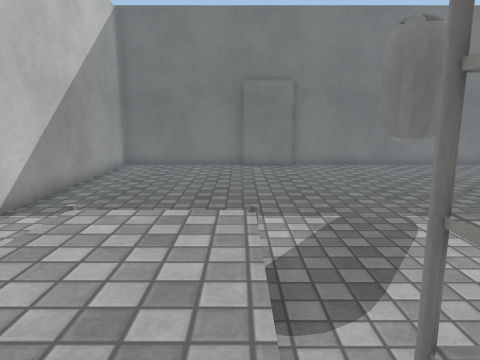
view 1 (above)

13 first-person views from a walk through a 3-D level made in the Unity game engine. The camera is 1.3 m above the floor, tilts 10° down and sees 70° across. The floor is counted in squares, 0.5 m on a side. Each view is taken from the middle of a square. On the plan, view 1 faces up. The plan holds only what a view shows up to about 20 squares ahead; the rest is blank. The place goes on beyond the plan. Door leaves are left out, so doorways stand open. Surface patterns are stand-ins for the level's own textures.

view 2
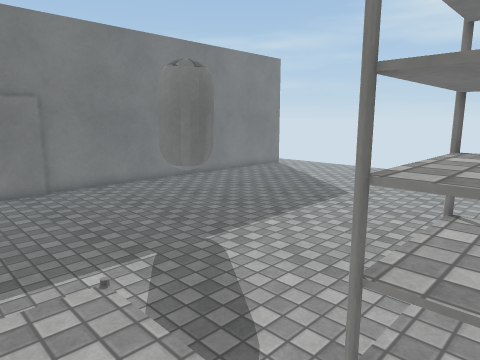

view 3
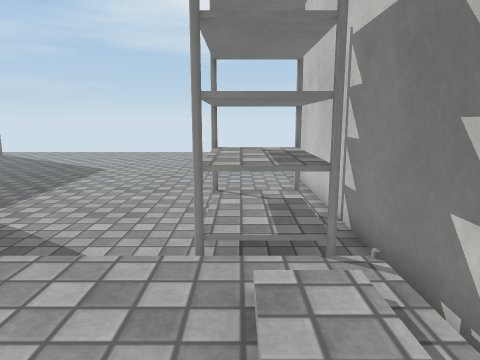

view 4
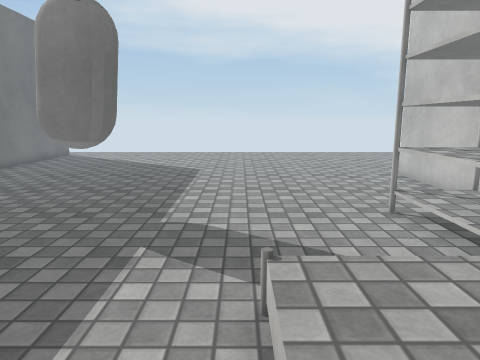

view 5
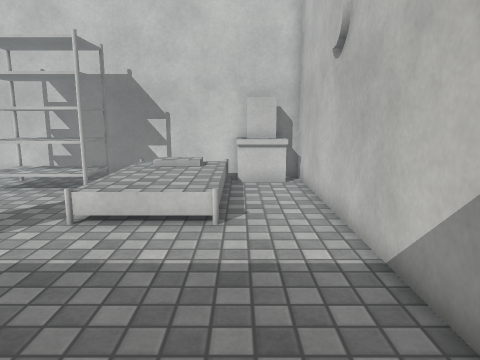

view 6
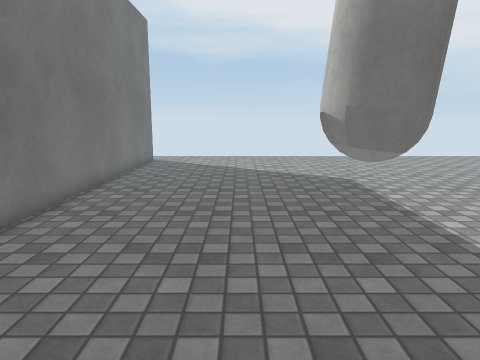

view 7
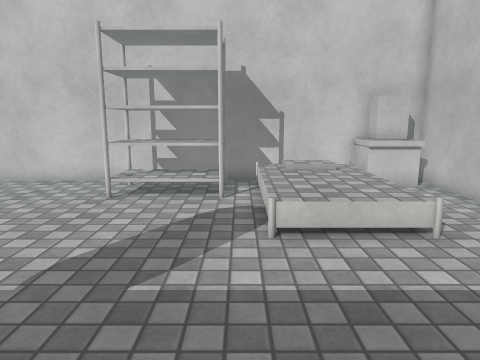

view 8
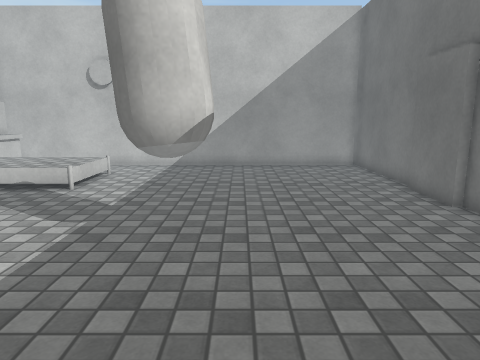

view 9
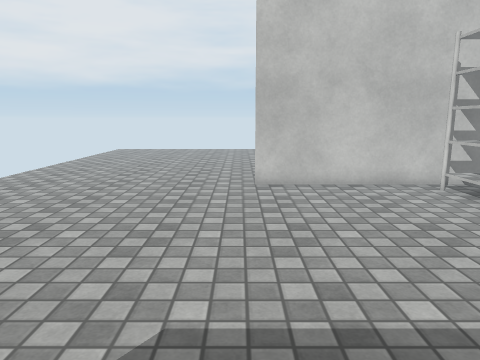

view 10
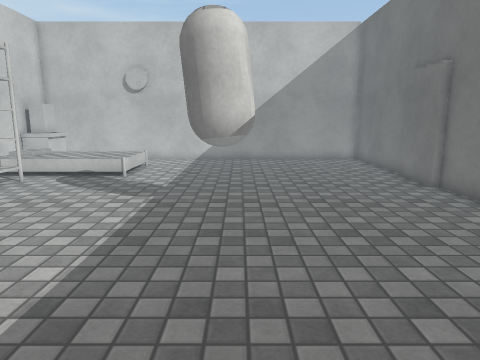

view 11
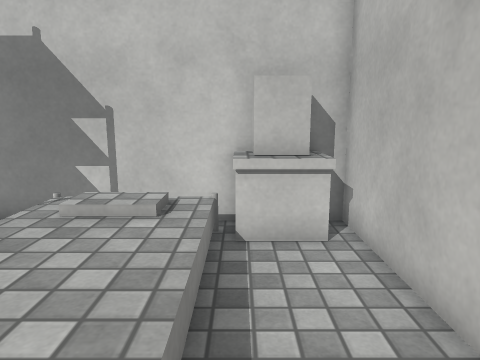

view 12
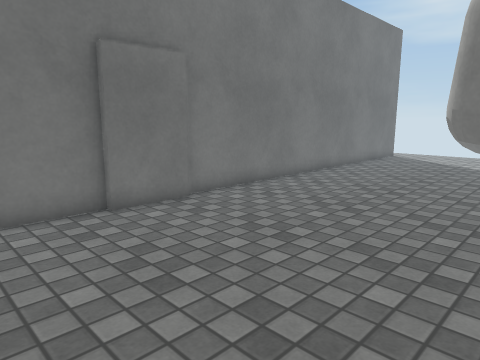

view 13
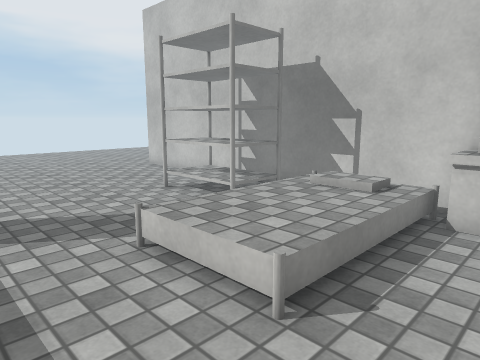

### Floor plan
Key: @ floor where view 1 was taken; # wall or solid block; . main floor; : floor 0.5 m higher than the main floor; / step, stairs or slope; C capsule; S shelf; O other object.
Columns run from 7 left of view 1 to 16 right of it. Each row starts with its distance up from view 1.
 20 ########################
 19 #.......###.............
 18 #.......................
 17 #.......................
 16 #.......................
 15 #.......................
 14 #.......................
 13 #.......................
 12 #...........CCC.........
 11 #...........CCC.........
 10 #............C..........
  9 #.......................
  8 #.......................
  7 #.......................
  6 #...::::................
  5 #...: ::................
  4 #...: ::................
  3 #...: ::.SSSS...........
  2 #...: ::.SSSS...........
  1 #OOO::::.SSSS...........
  0 #OOO/  @ SSSS...........
 -1 #O O################....
 -2                    .....
 -3                    .....
 -4                    .....
 -5                    .....
 -6                    .....
 -7                     ....

Where each view was taken, in squares from view 1:
view 1: 0 up, 0 right, facing up
view 2: 1 up, 2 left, facing up-right
view 3: 2 up, 4 left, facing right
view 4: 7 up, 4 left, facing right
view 5: 15 up, 4 left, facing down
view 6: 14 up, 1 left, facing right
view 7: 14 up, 1 right, facing down
view 8: 13 up, 13 right, facing left
view 9: 13 up, 13 right, facing down
view 10: 12 up, 16 right, facing left
view 11: 8 up, 4 left, facing down
view 12: 10 up, 4 left, facing up-right
view 13: 10 up, 6 left, facing down-right
